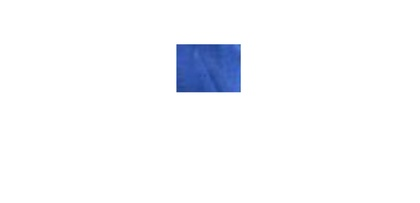
%> input picture blue_frag.jpg, 420 x 203 px, shrunk from 1920 x 926 before the run
$ octave Test_display.m   (GNU Octave 9; MATLAB toolbox functions it lacks are replaced by stand-ins)
%> lines starting %> are read from the running program, lines starting %| are printed output that depends on the picture
clc
clear all
close all

% Load the image of FC Barcelona shirt
image_FCB = imread('blue_frag.jpg'); %% we have red_frag ; and pattern frag
%> image_FCB is the input picture: size 203x420x3 uint8; mean R, G, B 247.7, 248.9, 252
mainFolder = 'soccer/teams/';

% List of team names
teams = {'madrid'}; %'acmilan','chelsea','juventus','liverpool','madrid','psv'};
numBins = 8;
distances = 0;
% Calculate the color histogram in RGB space for the Barcelona image
[r_hist, ~] = imhist(image_FCB(:, :, 1), numBins);
%> r_hist = [0; 1653; 1308; 100; 58; 64; 2; 82075]
[g_hist, ~] = imhist(image_FCB(:, :, 2), numBins);
%> g_hist = [0; 0; 2022; 964; 132; 37; 30; 82075]
[b_hist, ~] = imhist(image_FCB(:, :, 3), numBins);
%> b_hist = [0; 0; 0; 17; 671; 2310; 174; 82088]

% Calculate the overall RGB color histogram for Barcelona image
rgb_hist_barca = [r_hist, g_hist, b_hist];
%> rgb_hist_barca = [0 0 0; 1653 0 0; 1308 2022 0; 100 964 17; 58 132 671; 64 37 2310; 2 30 174; 82075 82075 82088]

% Normalize the RGB color histogram for Barcelona image
rgbbarca_hist = rgb_hist_barca / sum(rgb_hist_barca);
%> rgbbarca_hist = [0; 0.00646; 0.013; 0.00423; 0.00337; 0.00943; 0.000805; 0.963]

% Define a threshold for similarity


for t = 1:length(teams)
    currentTeam = teams{t};
    teamImages = dir(fullfile(mainFolder, currentTeam, '*.jpg'));

    for i = 1:length(teamImages)
        teamImage = imread(fullfile(mainFolder, currentTeam, teamImages(i).name));
        hsvImage = rgb2hsv(teamImage);

        % calculate the color histogram in HSV space for the current team image
        [r_hist, ~] = imhist(hsvImage(:, :, 1), numBins);
        [g_hist, ~] = imhist(hsvImage(:, :, 2), numBins);
        [b_hist, ~] = imhist(hsvImage(:, :, 3), numBins);

        % calculate the overall RGB color histogram for the current team image
        rgb_hist = [r_hist, g_hist, b_hist];

        % normalize the RGB color histogram for the current team image
        rgb_hist = rgb_hist / sum(rgb_hist);

        % Calculate the chi-squared distance between the model histogram and the current image histogram
        dist = sum((rgbbarca_hist - rgb_hist).^2 ./ (rgbbarca_hist + rgb_hist));
        distances = [distances, dist];
        % If the distance is less than the threshold, the Barça shirt may appear in the image
        if dist > 1.7 && dist < 1.9
            disp(['Barça shirt detected in ', currentTeam, ' image ', num2str(i)]);
        else
            disp(['No Barça shirt detected in ', currentTeam, ' image ', num2str(i)]);
        end
    end
end
histogram(distances, 'BinWidth', 0.1);

xlabel('Distance');
ylabel('Frequency');
title('Distribution of Distances');
% Add a line for the chosen threshold
chosenThreshold = 1.3;  % Adjust this based on visual inspection
hold on;
plot([chosenThreshold, chosenThreshold], [0, max(histcounts(distances))], 'r--', 'LineWidth', 2);
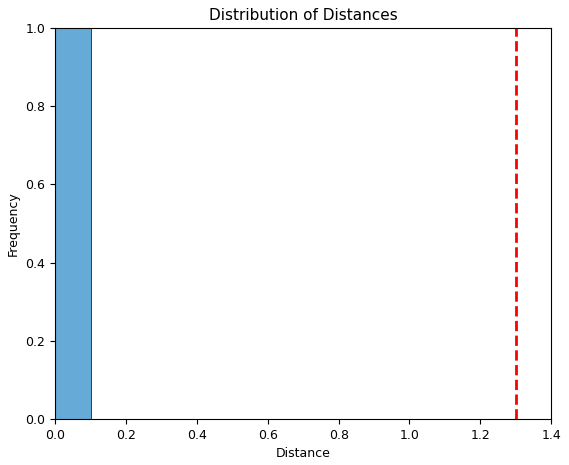
%> figure redrawn from the program's plot data
hold off;
